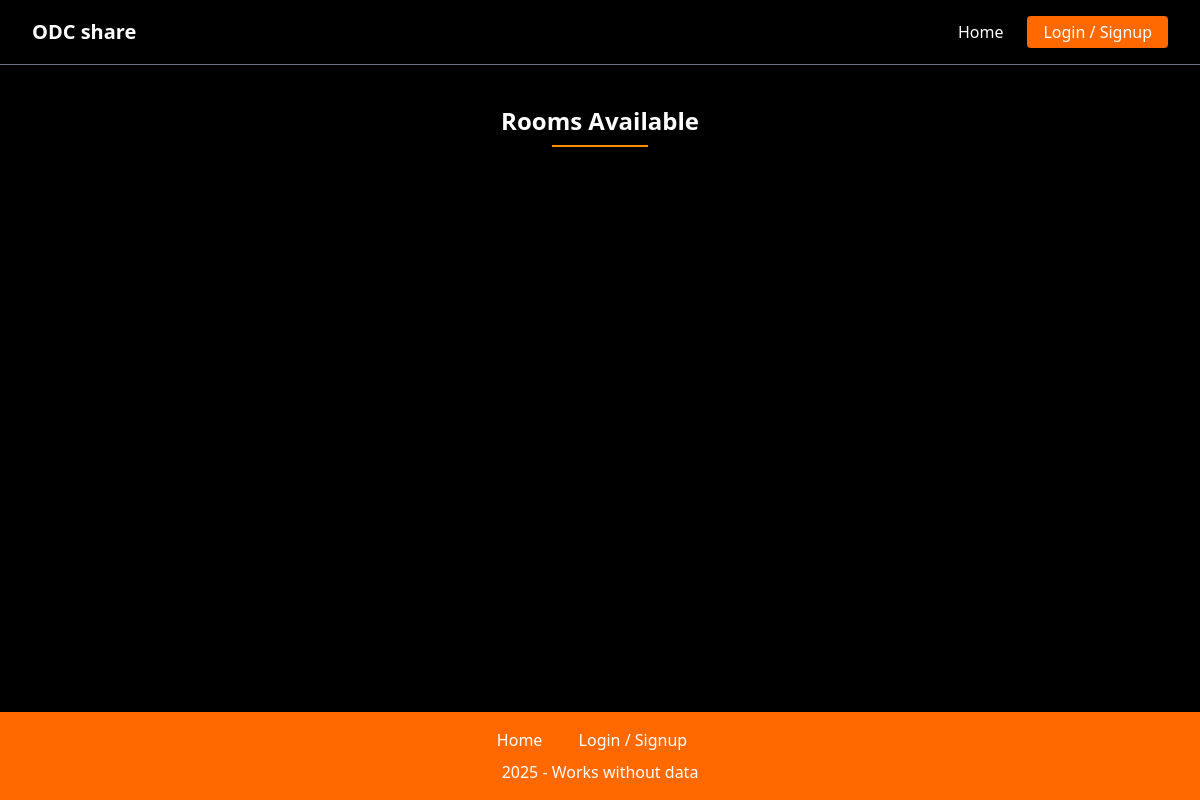
The app's page /room/, older data.
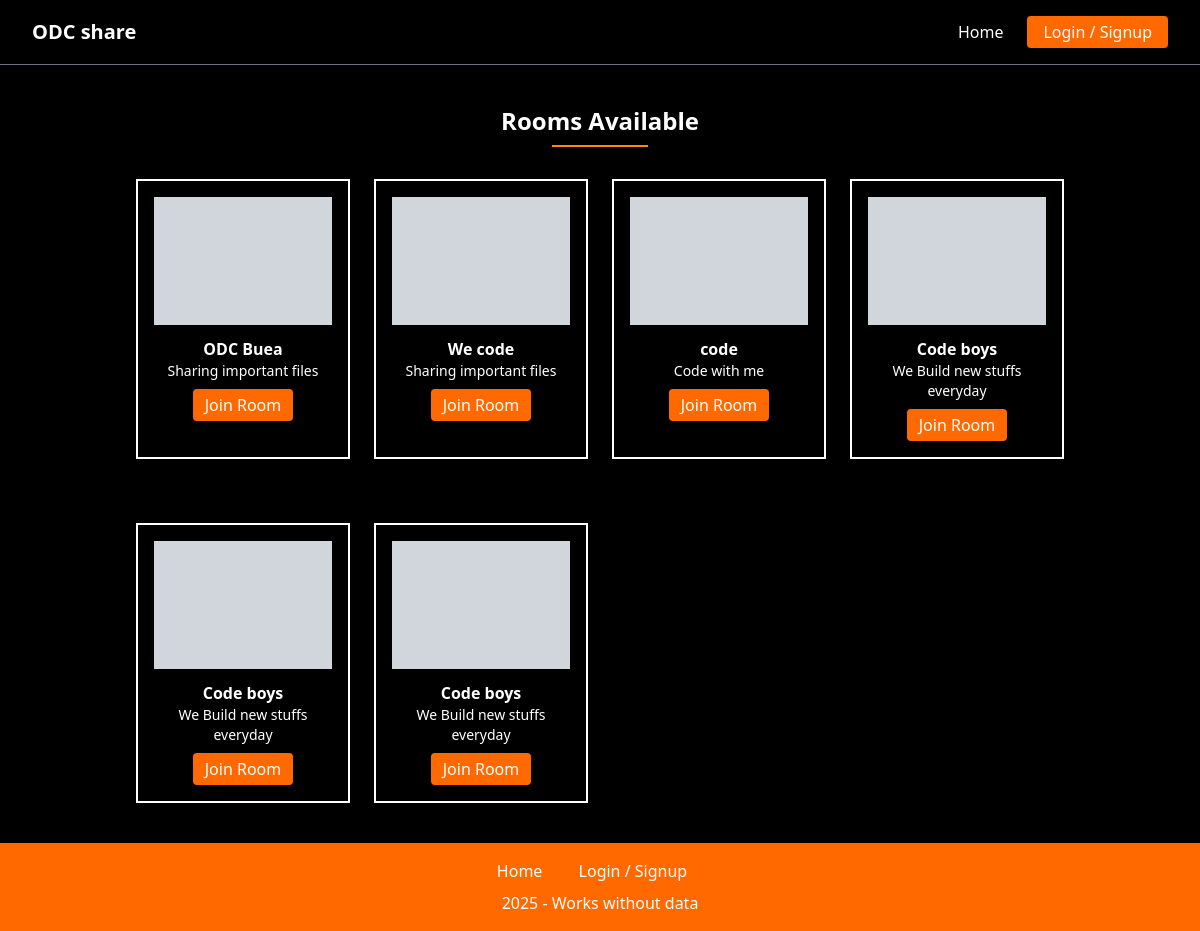
The same page, newer data.
### home/models.py (models this page shows, shortened)
class Room(models.Model):
    room_name = models.CharField(max_length=100, null=True)
    description = models.TextField(max_length=200, null=True)
    code = models.CharField(max_length=6, unique=True, editable=False, null=True, blank=True)
    created_by = models.ForeignKey(User, on_delete=models.CASCADE, related_name="rooms", null=True)
    created_at = models.DateTimeField(auto_now_add=True)
    members = models.ManyToManyField(User, related_name="joined_rooms", blank=True)

### create_room/views.py (the view)
# urls.py: path('', views.list_rooms, name='list_rooms'),
def list_rooms(request):
    rooms = Room.objects.all()
    return render(request, "list_room.html", {"rooms": rooms})

### create_room/templates/list_room.html (shortened to what this page needs)
{% extends "base.html" %}
{% block content %}
<h2 class="text-2xl font-bold mb-2 text-center mt-10">Rooms Available</h2>
    <hr class="text-orange-400 max-w-[8%] mx-auto mb-8 border-1">
    <div class="max-w-[80%] mx-auto">
        <div class="grid grid-cols-1 md:grid-cols-4 gap-6 px-4">
        {% for room in rooms %}
        <div class="border-2 p-4 text-center hover:shadow-lg transition mb-10">
            <div class="bg-gray-300 h-32 mb-3"></div>
            <h3 class="font-semibold">{{ room.room_name }}</h3>
            <p class="text-sm">{{room.description}}</p>
            <a href="/" class="bg-orange-500 text-white px-3 py-1 mt-2 inline-block rounded ">Join Room</a>
        </div>
        {% endfor %}
    </div>
    </div>
{% endblock %}

### templates/base.html (shortened to what this page needs)
<!DOCTYPE html>
<html lang="en" class="bg-black text-white">
<head>
    {% load static %}
    <link href="{% static 'dist/styles.css' %}" rel="stylesheet">
</head>
<body class="flex flex-col min-h-screen w-full">
    <nav class="bg-black border-b border-gray-500 sticky top-0 z-50">
        <div class="mx-auto px-4 sm:px-6 lg:px-8">
            <div class="flex justify-between items-center h-16">
                <a href="/" class="text-white text-xl font-extrabold">ODC share</a>
                <div class="hidden md:flex items-center space-x-6">
                    <a href="/" class="text-white hover:text-orange-500">Home</a>
                    {% if user.is_authenticated %}
                    <a href="{% url 'list_rooms' %}" class="block text-white hover:text-orange-500">Rooms</a>
                    <a href="{% url 'dashboard' %}" class="block text-white hover:text-orange-500">Dashboard</a>
                    <a href="{% url 'logout' %}" class="bg-orange-500 px-4 py-1 rounded">Logout</a>
                    {% else %}
                    <a href="{% url 'login' %}" class="bg-orange-500 px-4 py-1 rounded">Login / Signup</a>
                    {% endif %}
                </div>
            </div>
        </div>
    </nav>
    <main class="flex-grow">
        {% block content %}{% endblock %}
    </main>
    <footer class="bg-orange-500 p-4 text-center">
        <div class="space-x-4">
            <a href="/" class="hover:underline">Home</a>
            {% if user.is_authenticated %}
            <a href="{% url 'list_rooms' %}" class="text-white hover:text-black">Rooms</a>
            <a href="{% url 'dashboard' %}" class=" text-white hover:text-black">Dashboard</a>
            {% else %}
            <a href="{% url 'login' %}" class="bg-orange-500 px-4 py-1 rounded">Login / Signup</a>
            {% endif %}
        </div>
        <p class="mt-2">2025 - Works without data</p>
    </footer>
</body>
</html>

Row changes from the older to the newer data that the page shows:
added Room: room_name "ODC Buea", description "Sharing important files"
added Room: room_name "We code", description "Sharing important files"
added Room: room_name "code", description "Code with me"
added Room: room_name "Code boys", description "We Build new stuffs everyday"
added Room: room_name "Code boys", description "We Build new stuffs everyday"
added Room: room_name "Code boys", description "We Build new stuffs everyday"
